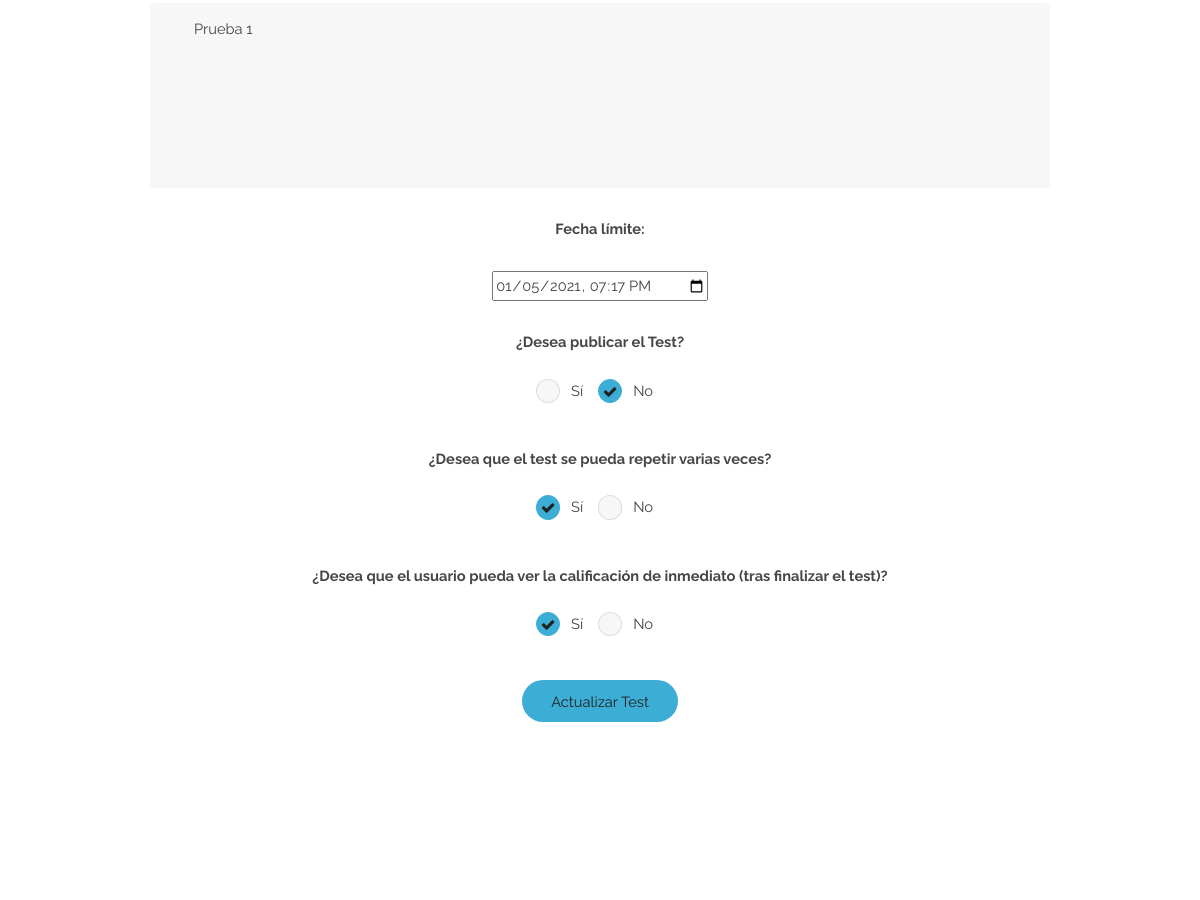
The page /quiz/updatequiz/2/ (signed in, middle part) on the database as committed earlier.
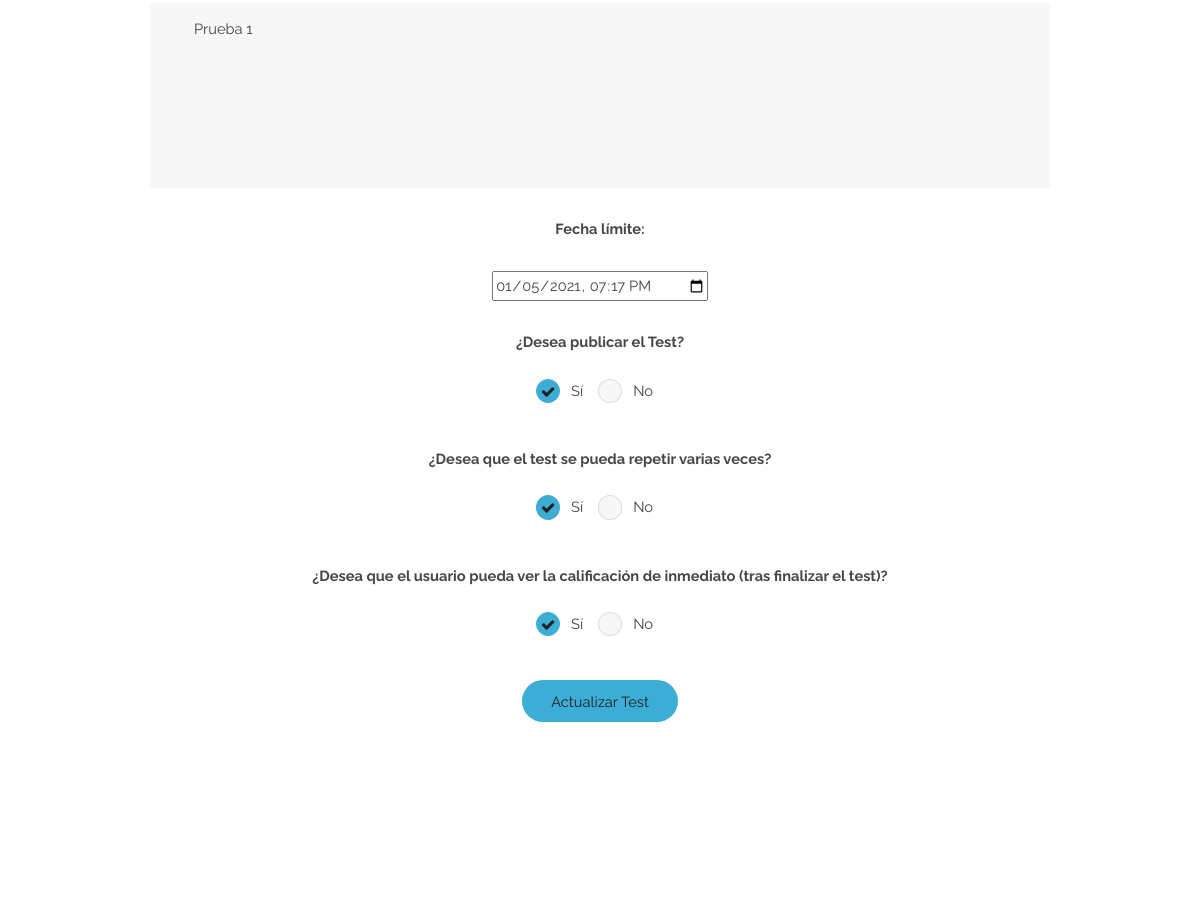
The same page on the database as committed later.
### quiz/views.py (the view, shortened to what this page needs)
# urls.py: path('updatequiz/<int:quiz_id>/', views.updateQuiz, name='updateQuiz'),
@login_required
@permission_required('quiz.change_answer', raise_exception=True)
def updateQuiz(request, quiz_id):
    quiz = get_object_or_404(Quiz, id=quiz_id)
    if quiz.course == None:
        isOwner = quiz.activity.entity == request.user
        activity_or_course_id = quiz.activity.id
    else:
        isOwner = quiz.course.teacher == request.user
        activity_or_course_id = quiz.course.id
    if not isOwner and not request.user.is_superuser:
        return HttpResponseForbidden()
    ctx = {
        'quiz':quiz
    }
    return render(request, 'quiz/updatequiz.html', ctx)

### AprendeAyudando/templates/quiz/updatequiz.html (shortened to what this page needs)
{% extends "registration/base.html" %}
{% block style %}
    {% load static %}
    <link rel="stylesheet" type="text/css" href="{% static 'activity/style.css' %}">
{% endblock %}
{% block content %}
    <div class="container 75% align-center minHeight">
        <form action="{% url 'quiz:updateQuiz' quiz.id %}" method="POST">
            <p><input type="textarea" class="biggerTextarea" placeholder="Descripción" value="{{quiz.description}}" name="quiz_description" id= ""></p>
            <p><strong>Fecha límite:</strong></p>
            {% if quiz.maximum_date is not None %}
                <p><input type="datetime-local" name="fecha" value="{{quiz.maximum_date|date:"Y-m-d"}}T{{quiz.maximum_date|date:"H"}}:{{quiz.maximum_date.minute}}"></p>
            {% else %}
                <p><input type="datetime-local" name="fecha"></p>
            {% endif %}
            <p>
                <fieldset>
                    <legend><strong>¿Desea publicar el Test?</strong></legend>
                    <br>
                    {% if quiz.show_quiz %}
                        <label for="si_show_quiz">
                            Sí
                        </label>
                        <label for="no_show_quiz">
                            No
                        </label>
                    {% else %}
                        <label for="si_show_quiz">
                            Sí
                        </label>
                        <label for="no_show_quiz">
                            No
                        </label>
                    {% endif %}
                </fieldset>
            </p>
            <p>
                <fieldset>
                    <legend><strong>¿Desea que el test se pueda repetir varias veces?</strong></legend>
                    <br>
                    {% if quiz.repeatable %}
                        <label for="si_repeatable">
                            Sí
                        </label>
                        <label for="no_repeatable">
                            No
                        </label>
                    {% endif %}
                </fieldset>
            </p>
            <p>
                <fieldset>
                    <legend><strong>¿Desea que el usuario pueda ver la calificación de inmediato (tras finalizar el test)?</strong></legend>
                    <br>
                    {% if quiz.show_qualification %}
                        <label for="si_show_qualification">
                            Sí
                        </label>
                        <label for="no_show_qualification">
                            No
                        </label>
                    {% endif %}
                </fieldset>
            </p>
        <input type="submit" value="Actualizar Test">
    </form>
</div>
{% endblock %}

Rows that differ between the two databases and show on the page:
changed Quiz "Prueba 1": show_quiz False → True (drawn)
